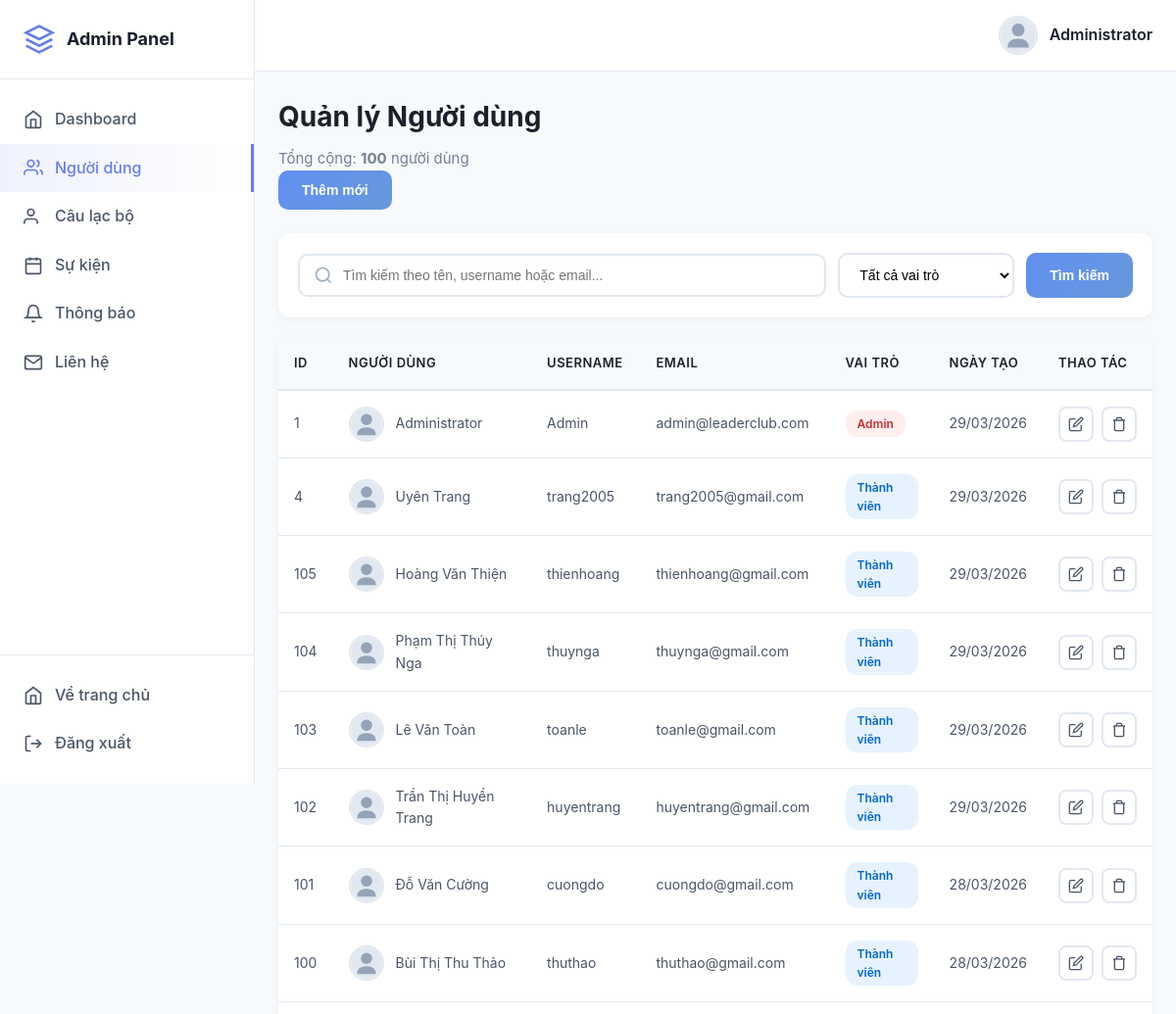
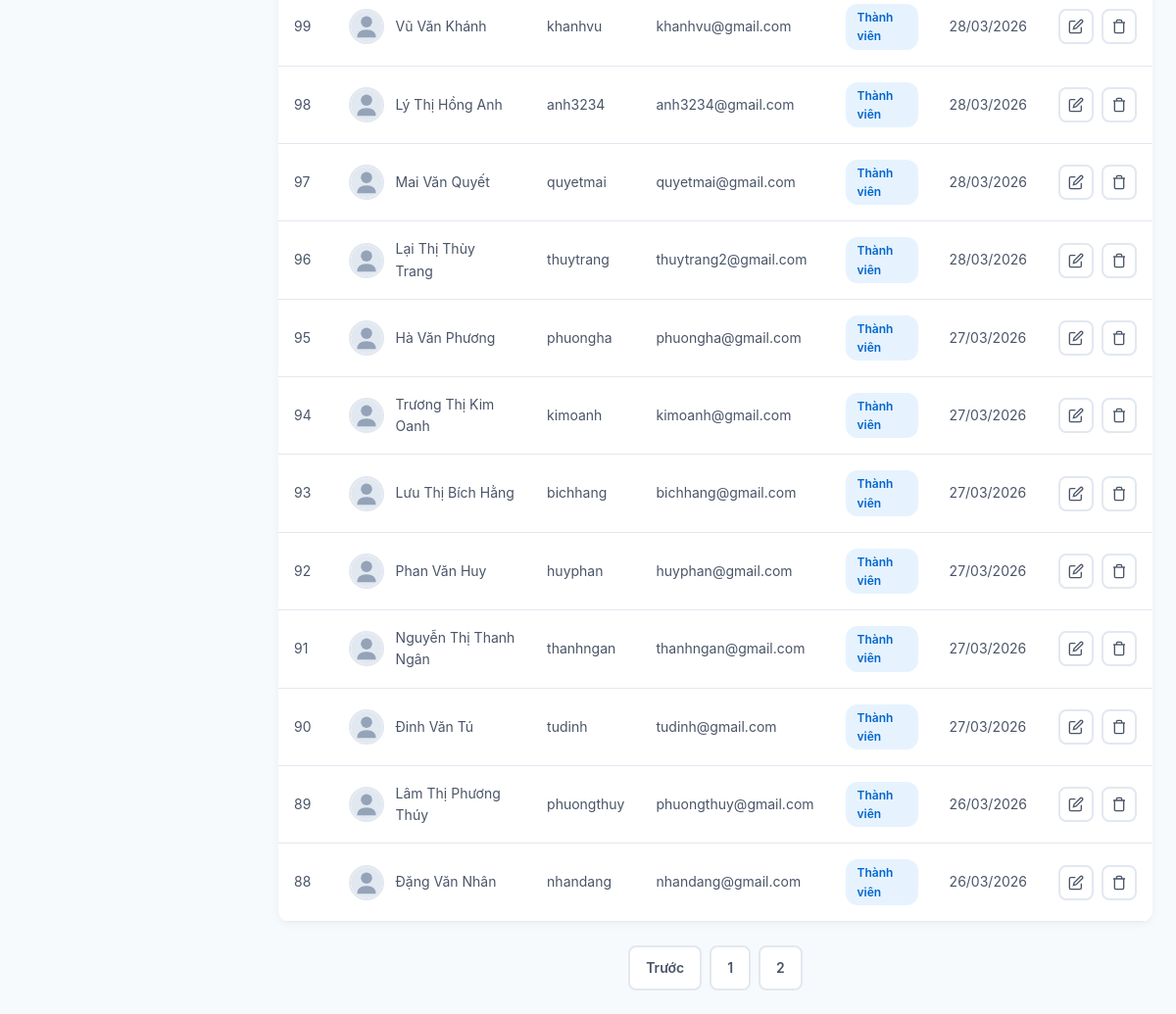
The page /admin/users.php (signed in) on the database its author committed (2 pictures, top to bottom).
### tables this page shows
CREATE TABLE `users` (
  `id` int(11) NOT NULL,
  `full_name` varchar(100) DEFAULT NULL,
  `username` varchar(50) NOT NULL,
  `email` varchar(100) DEFAULT NULL,
  `avatar` varchar(255) DEFAULT NULL,
  `phone` varchar(20) DEFAULT NULL,
  `student_id` varchar(20) DEFAULT NULL,
  `class_name` varchar(50) DEFAULT NULL,
  `faculty` varchar(100) DEFAULT NULL,
  `gender` enum('male','female','other') DEFAULT 'other',
  `role` varchar(50) DEFAULT 'member',
  `password` varchar(255) NOT NULL,
  `remember_token` varchar(255) DEFAULT NULL,
  `remember_expiry` datetime DEFAULT NULL,
  `created_at` timestamp NULL DEFAULT current_timestamp()
);

### admin/users.php (the view, shortened to what this page needs)
<?php
require_once __DIR__ . '/../assets/database/connect.php';
$items_per_page = 20;
$current_page = isset($_GET['page']) && is_numeric($_GET['page']) && $_GET['page'] > 0 ? (int)$_GET['page'] : 1;
$offset = ($current_page - 1) * $items_per_page;
$search = isset($_GET['search']) ? trim($_GET['search']) : '';
$role_filter = isset($_GET['role']) ? $_GET['role'] : '';
$where_conditions = [];
$params = [];
$types = '';
$where_clause = !empty($where_conditions) ? 'WHERE ' . implode(' AND ', $where_conditions) : '';
$count_sql = "SELECT COUNT(*) as total FROM users $where_clause";
if (!empty($params)) {
    $count_stmt = $conn->prepare($count_sql);
    $count_stmt->bind_param($types, ...$params);
    $count_stmt->execute();
    $total_users = $count_stmt->get_result()->fetch_assoc()['total'];
    $count_stmt->close();
} else {
    $result = $conn->query($count_sql);
    $total_users = $result->fetch_assoc()['total'];
}
$total_pages = ceil($total_users / $items_per_page);
$sql = "SELECT id, full_name, username, email, role, created_at, avatar FROM users $where_clause ORDER BY created_at DESC LIMIT ? OFFSET ?";
$params[] = $items_per_page;
$params[] = $offset;
$types .= 'ii';
$stmt = $conn->prepare($sql);
if (!empty($types)) {
    $stmt->bind_param($types, ...$params);
} else {
    $stmt->bind_param('ii', $items_per_page, $offset);
}
$stmt->execute();
$users = $stmt->get_result()->fetch_all(MYSQLI_ASSOC);
?>
<!DOCTYPE html>
<html lang="vi">
<head>
    <link rel="stylesheet" href="../assets/css/admin/admin.css">
</head>
<body>
    <?php include 'includes/sidebar.php'; ?>
    <div class="admin-main">
        <?php include 'includes/header.php'; ?>
        <div class="admin-content">
            <div class="page-header">
                <div>
                    <h1>Quản lý Người dùng</h1>
                    <p>Tổng cộng: <strong><?= number_format($total_users) ?></strong> người dùng</p>
                </div>
                <div>
                    <button type="button" class="btn-primary" id="btnOpenCreate">Thêm mới</button>
                </div>
            </div>
            <div class="filter-bar">
                <form method="GET" class="filter-form">
                    <div class="search-box">
                        <svg width="20" height="20" viewBox="0 0 24 24" fill="none" stroke="currentColor" stroke-width="2">
                            <circle cx="11" cy="11" r="8"></circle>
                            <path d="m21 21-4.35-4.35"></path>
                        </svg>
                        <input type="text" name="search" placeholder="Tìm kiếm theo tên, username hoặc email..." value="<?= htmlspecialchars($search) ?>">
                    </div>
                    <select name="role" class="filter-select">
                        <option value="">Tất cả vai trò</option>
                    </select>
                    <button type="submit" class="btn-primary">Tìm kiếm</button>
                </form>
            </div>
            <div class="table-container">
                <table class="data-table">
                    <thead>
                        <tr>
                            <th>ID</th>
                            <th>Người dùng</th>
                            <th>Username</th>
                            <th>Email</th>
                            <th>Vai trò</th>
                            <th>Ngày tạo</th>
                            <th>Thao tác</th>
                        </tr>
                    </thead>
                    <tbody>
                        <?php if (!empty($users)): ?>
                            <?php foreach ($users as $user): ?>
                            <tr>
                                <td><?= $user['id'] ?></td>
                                <td>
                                    <div class="user-cell">
                                        <img src="<?= !empty($user['avatar']) ? '../' . htmlspecialchars($user['avatar']) : '../assets/img/avatars/user.svg' ?>"
                                             alt="<?= htmlspecialchars($user['full_name'] ?? 'User') ?>"
                                             class="user-avatar-small">
                                        <span><?= htmlspecialchars($user['full_name'] ?? 'Chưa cập nhật') ?></span>
                                    </div>
                                </td>
                                <td><?= htmlspecialchars($user['username']) ?></td>
                                <td><?= htmlspecialchars($user['email'] ?? 'Chưa có') ?></td>
                                <td>
                                    <span class="badge <?= $user['role'] === 'admin' ? 'badge-danger' : 'badge-primary' ?>">
                                        <?= $user['role'] === 'admin' ? 'Admin' : 'Thành viên' ?>
                                    </span>
                                </td>
                                <td><?= date('d/m/Y', strtotime($user['created_at'])) ?></td>
                                <td>
                                    <div class="action-buttons">
                                        <a class="btn-icon btn-edit" href="users.php?edit_id=<?= $user['id'] ?>" title="Chỉnh sửa">
                                            <svg width="16" height="16" viewBox="0 0 24 24" fill="none" stroke="currentColor" stroke-width="2">
                                                <path d="M11 4H4a2 2 0 0 0-2 2v14a2 2 0 0 0 2 2h14a2 2 0 0 0 2-2v-7"></path>
                                                <path d="M18.5 2.5a2.121 2.121 0 0 1 3 3L12 15l-4 1 1-4 9.5-9.5z"></path>
                                            </svg>
                                        </a>
                                        <form method="POST" style="display:inline" onsubmit="return confirm('Bạn có chắc chắn muốn xóa người dùng này?');">
                                            <button class="btn-icon btn-delete" type="submit" title="Xóa">
                                                <svg width="16" height="16" viewBox="0 0 24 24" fill="none" stroke="currentColor" stroke-width="2">
                                                    <polyline points="3 6 5 6 21 6"></polyline>
                                                    <path d="M19 6v14a2 2 0 0 1-2 2H7a2 2 0 0 1-2-2V6m3 0V4a2 2 0 0 1 2-2h4a2 2 0 0 1 2 2v2"></path>
                                                </svg>
                                            </button>
                                        </form>
                                    </div>
                                </td>
                            </tr>
                            <?php endforeach; ?>
                        <?php else: ?>
                            <tr>
                                <td colspan="7" class="text-center">Không có dữ liệu</td>
                            </tr>
                        <?php endif; ?>
                    </tbody>
                </table>
            </div>
            <?php if ($total_pages > 1): ?>
            <div class="pagination">
                <?php if ($current_page > 1): ?>
                <a href="?page=<?= $current_page - 1 ?><?= !empty($search) ? '&search=' . urlencode($search) : '' ?><?= !empty($role_filter) ? '&role=' . urlencode($role_filter) : '' ?>" class="page-btn">Trước</a>
                <?php endif; ?>
                <?php for ($i = max(1, $current_page - 2); $i <= min($total_pages, $current_page + 2); $i++): ?>
                <a href="?page=<?= $i ?><?= !empty($search) ? '&search=' . urlencode($search) : '' ?><?= !empty($role_filter) ? '&role=' . urlencode($role_filter) : '' ?>"
                   class="page-num <?= $i === $current_page ? 'active' : '' ?>"><?= $i ?></a>
                <?php endfor; ?>
            </div>
            <?php endif; ?>
        </div>
    </div>
</body>
</html>

### assets/css/admin/admin.css (style rules this page uses)
* { margin: 0; padding: 0; box-sizing: border-box; }
body { font-family: 'Inter', -apple-system, BlinkMacSystemFont, 'Segoe UI', Roboto, sans-serif; background: #f7fafc; color: #1a202c; line-height: 1.6; }
.admin-main { margin-left: 260px; min-height: 100vh; transition: margin-left 0.3s; }
.admin-content { padding: 24px; }
.page-header { margin-bottom: 24px; }
.page-header h1 { font-size: 28px; font-weight: 700; color: #1a202c; margin-bottom: 8px; }
.page-header p { color: #718096; font-size: 15px; }
.filter-bar { background: white; border-radius: 12px; padding: 20px; margin-bottom: 20px; box-shadow: 0 2px 8px rgba(0, 0, 0, 0.05); }
.filter-form { display: flex; gap: 12px; flex-wrap: wrap; }
.search-box { flex: 1; min-width: 300px; position: relative; display: flex; align-items: center; }
.search-box svg { position: absolute; left: 16px; color: #a0aec0; z-index: 1; }
.search-box input { width: 100%; padding: 12px 12px 12px 44px; border: 2px solid #e2e8f0; border-radius: 10px; font-size: 14px; outline: none; transition: all 0.3s; }
.filter-select { padding: 12px 16px; border: 2px solid #e2e8f0; border-radius: 10px; font-size: 14px; outline: none; cursor: pointer; background: white; min-width: 180px; }
.btn-primary, .btn-secondary { padding: 12px 24px; border-radius: 10px; font-weight: 600; font-size: 14px; cursor: pointer; border: none; transition: all 0.3s; text-decoration: none; display: inline-block; }
.btn-primary { background: linear-gradient(135deg, #618ff1 0%, #6799db 100%); color: white; }
.table-container { background: white; border-radius: 12px; overflow: hidden; box-shadow: 0 2px 8px rgba(0, 0, 0, 0.05); margin-bottom: 20px; }
.data-table { width: 100%; border-collapse: collapse; }
.data-table thead { background: #f7fafc; }
.data-table th { padding: 16px; text-align: left; font-weight: 600; color: #1a202c; font-size: 13px; text-transform: uppercase; letter-spacing: 0.5px; border-bottom: 2px solid #e2e8f0; }
.data-table tbody tr { border-bottom: 1px solid #e2e8f0; transition: background-color 0.3s; }
.data-table td { padding: 16px; color: #4a5568; font-size: 14px; }
.user-cell { display: flex; align-items: center; gap: 12px; }
.user-avatar-small { width: 36px; height: 36px; border-radius: 50%; object-fit: cover; border: 2px solid #e2e8f0; }
.badge { display: inline-block; padding: 4px 12px; border-radius: 12px; font-size: 12px; font-weight: 600; }
.badge-primary { background: #e6f3ff; color: #0066cc; }
.badge-danger { background: #fee; color: #c53030; }
.action-buttons { display: flex; gap: 8px; }
.btn-icon { width: 36px; height: 36px; border-radius: 8px; border: 2px solid #e2e8f0; background: white; cursor: pointer; display: flex; align-items: center; justify-content: center; transition: all 0.3s; color: #4a5568; }
.pagination { display: flex; gap: 8px; justify-content: center; align-items: center; margin-top: 24px; }
.page-btn, .page-num { padding: 10px 16px; border-radius: 8px; text-decoration: none; font-weight: 600; font-size: 14px; transition: all 0.3s; border: 2px solid #e2e8f0; background: white; color: #4a5568; }

### rows shown on the page
users: id "1", full_name "Administrator", username "Admin", email "admin@leaderclub.com", role "Admin", created_at "29/03/2026"
users: id "4", full_name "Uyên Trang", username "trang2005", email "trang2005@gmail.com", role "Thành viên", created_at "29/03/2026"
users: id "105", full_name "Hoàng Văn Thiện", username "thienhoang", email "thienhoang@gmail.com", role "Thành viên", created_at "29/03/2026"
users: id "104", full_name "Phạm Thị Thúy Nga", username "thuynga", email "thuynga@gmail.com", role "Thành viên", created_at "29/03/2026"
users: id "103", full_name "Lê Văn Toàn", username "toanle", email "toanle@gmail.com", role "Thành viên", created_at "29/03/2026"
users: id "102", full_name "Trần Thị Huyền Trang", username "huyentrang", email "huyentrang@gmail.com", role "Thành viên", created_at "29/03/2026"
users: id "101", full_name "Đỗ Văn Cường", username "cuongdo", email "cuongdo@gmail.com", role "Thành viên", created_at "28/03/2026"
users: id "100", full_name "Bùi Thị Thu Thảo", username "thuthao", email "thuthao@gmail.com", role "Thành viên", created_at "28/03/2026"
users: id "99", full_name "Vũ Văn Khánh", username "khanhvu", email "khanhvu@gmail.com", role "Thành viên", created_at "28/03/2026"
users: id "98", full_name "Lý Thị Hồng Anh", username "anh3234", email "anh3234@gmail.com", role "Thành viên", created_at "28/03/2026"
users: id "97", full_name "Mai Văn Quyết", username "quyetmai", email "quyetmai@gmail.com", role "Thành viên", created_at "28/03/2026"
users: id "96", full_name "Lại Thị Thùy Trang", username "thuytrang", email "thuytrang2@gmail.com", role "Thành viên", created_at "28/03/2026"
users: id "95", full_name "Hà Văn Phương", username "phuongha", email "phuongha@gmail.com", role "Thành viên", created_at "27/03/2026"
users: id "94", full_name "Trương Thị Kim Oanh", username "kimoanh", email "kimoanh@gmail.com", role "Thành viên", created_at "27/03/2026"
users: id "93", full_name "Lưu Thị Bích Hằng", username "bichhang", email "bichhang@gmail.com", role "Thành viên", created_at "27/03/2026"
users: id "92", full_name "Phan Văn Huy", username "huyphan", email "huyphan@gmail.com", role "Thành viên", created_at "27/03/2026"
users: id "91", full_name "Nguyễn Thị Thanh Ngân", username "thanhngan", email "thanhngan@gmail.com", role "Thành viên", created_at "27/03/2026"
users: id "90", full_name "Đinh Văn Tú", username "tudinh", email "tudinh@gmail.com", role "Thành viên", created_at "27/03/2026"
users: id "89", full_name "Lâm Thị Phương Thúy", username "phuongthuy", email "phuongthuy@gmail.com", role "Thành viên", created_at "26/03/2026"
users: id "88", full_name "Đặng Văn Nhân", username "nhandang", email "nhandang@gmail.com", role "Thành viên", created_at "26/03/2026"

### other values the page prints
$_SESSION['admin_name'] "Administrator"
$total_users "100"
